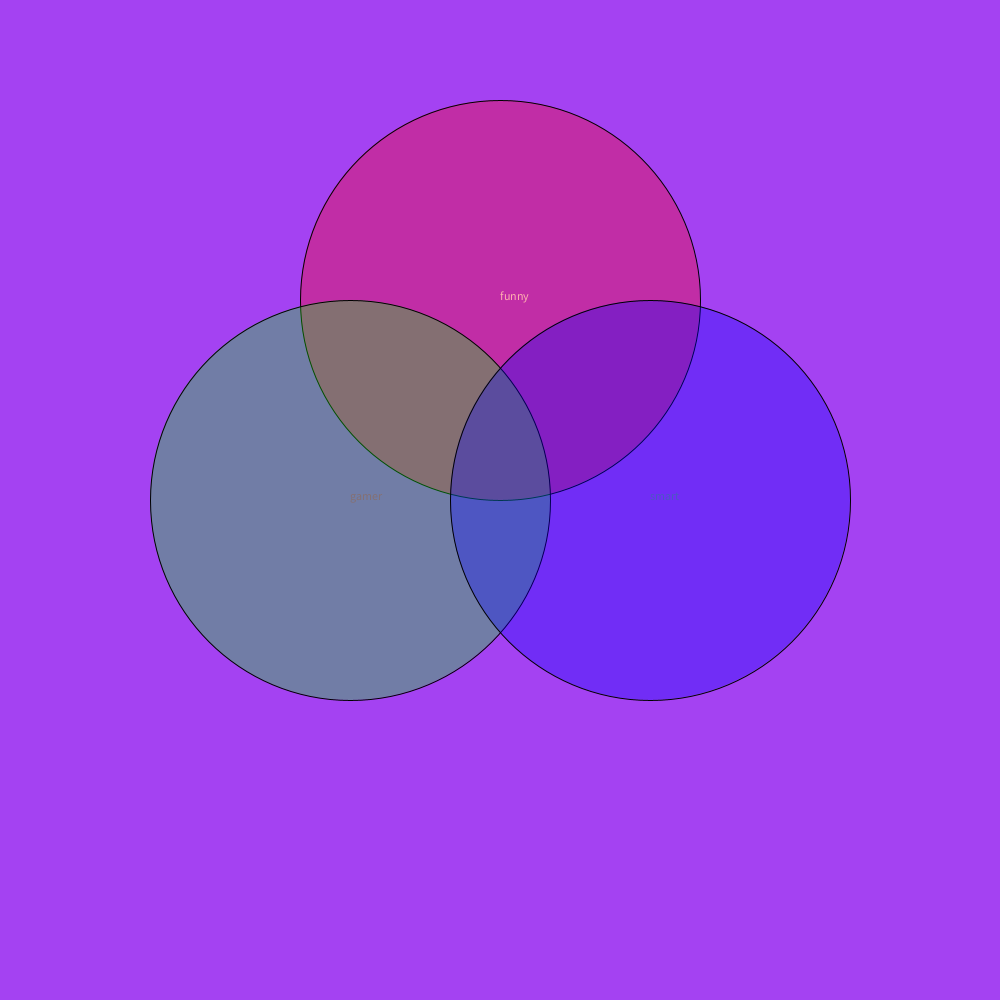
Frame 1 (no input)
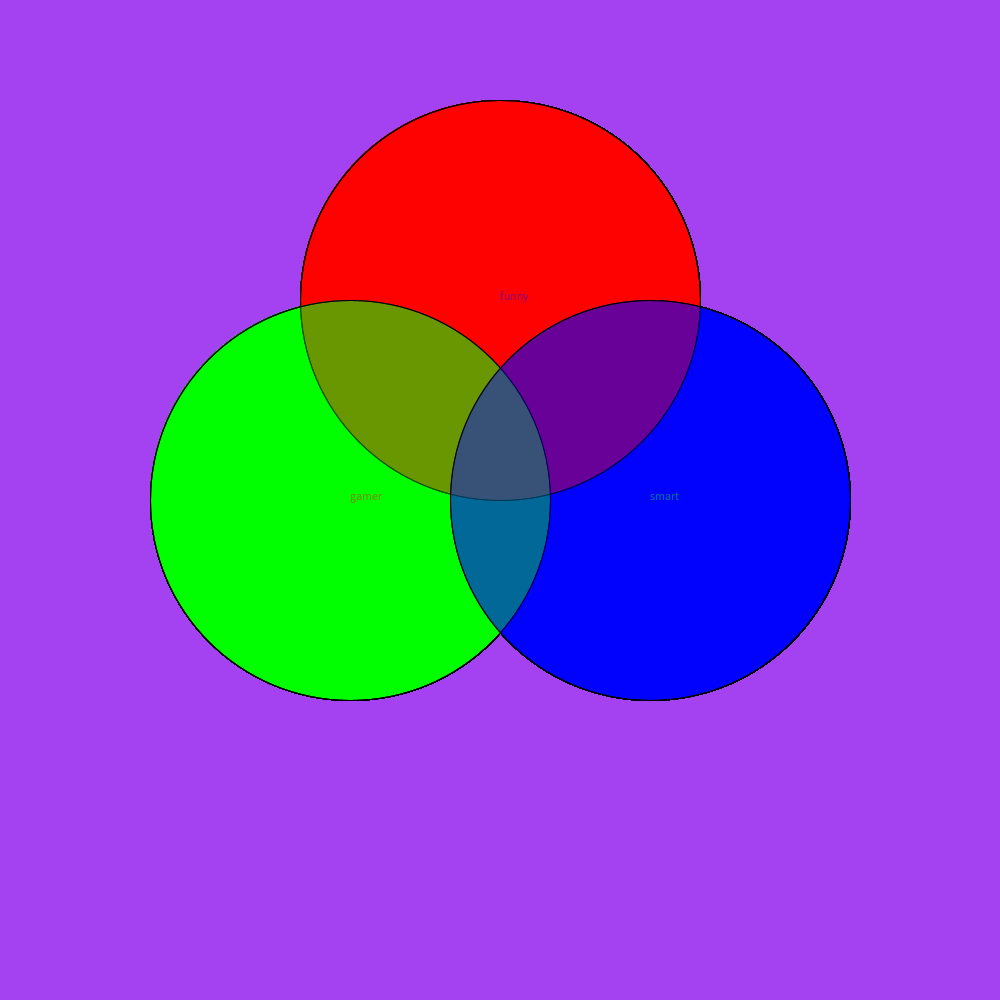
Frame 60 (the mouse pressed at the canvas centre just before this capture)
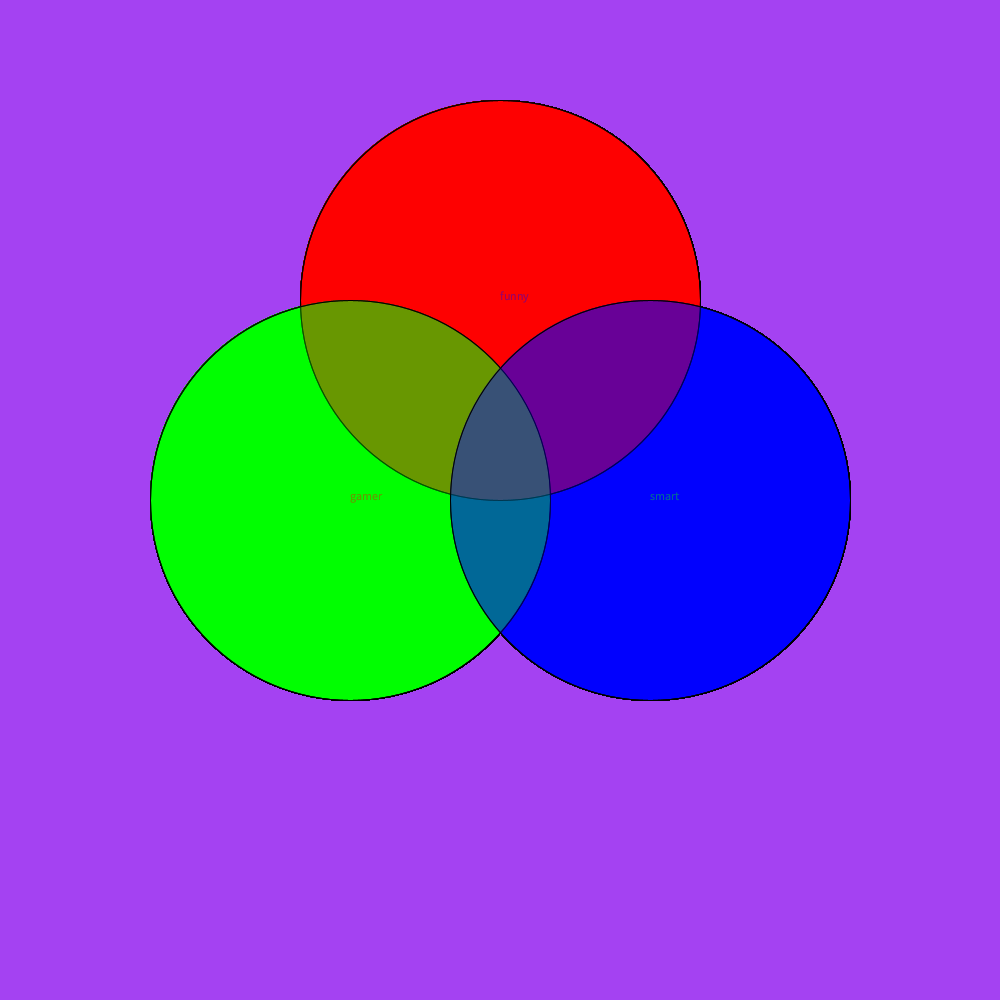
Frame 120 (the mouse held since frame 60 and released just before this capture)

The Processing sketch that drew these frames (run headless with seeded random() and noise(); from frame 60 on, the mouse is pressed at the canvas centre):

// Processing sketch: VennDiagram
// ── VennDiagram.pde
void setup()
{
  size(1000,1000);
  background(random(255),random(255),random(255));
}
void draw()
{
  text("funny",500,300);
  fill(255,0,0,80);
  ellipse(500,300,400,400);
  text("gamer",350,500);
  fill(0,255,0,80);
  ellipse(350,500,400,400);
  text("smart",650,500);
  fill(0,0,255,80);
  ellipse(650,500,400,400);
}
